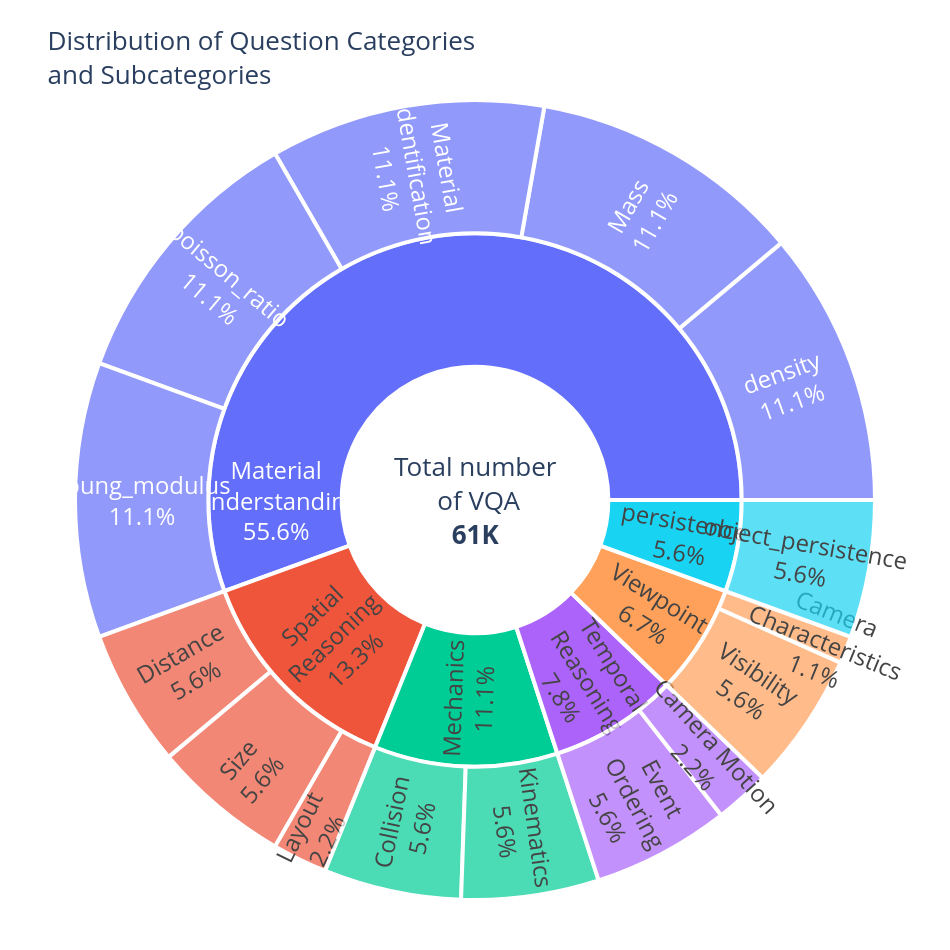

The notebook cell this image was saved under:
### Code cell
import json
import plotly.graph_objects as go

PATH_BAL_SUB = "/data0/sebastian.cavada/compositional-physics/tiny_vqa_deterministic/answering_questions/balancing_sub_categories.json"
PATH_DATA = "/data0/sebastian.cavada/compositional-physics/tiny_vqa_deterministic/simple_vqa.json"

CENTER_TEXT = "Total number<br> of VQA<br><b>61K</b>"
PERCENT_MODE = "entry"  # or "parent"

# Label mappings
mapping_sub = {
    "visibility": "Visibility",
    "material_identification": "Material<br>Identification",
    "size": "Size",
    "camera_characteristics": "Camera<br>Characteristics",
    "physics_property": "Physics<br>Property",
    "kinematics": "Kinematics",
    "collision": "Collision",
    "mass": "Mass",
    "camera_motion": "Camera Motion",
    "layout": "Layout",
    "distance": "Distance",
    "event_ordering": "Event<br>Ordering",
}

mapping_cat = {
    "mechanics": "Mechanics",
    "spatial_reasoning": "Spatial<br>Reasoning",
    "visual_percetion": "Visual<br>Perception",
    "temporal": "Temporal<br>Reasoning",
    "view_point": "Viewpoint",
    "material_understanding": "Material<br>Understanding",
}

with open(PATH_BAL_SUB) as f:
    balancing = json.load(f)
with open(PATH_DATA) as f:
    data = json.load(f)

root_label = CENTER_TEXT
labels, parents, values = [root_label], [""], [0.0]
main_totals, subs_for_main = {}, {}

for main_cat, items in data.items():
    seen = set()
    for _, props in items.items():
        if isinstance(props, dict):
            sc = props.get("sub_category")
            if sc and sc in balancing:
                seen.add(sc)
    if not seen:
        continue
    total = sum(balancing[sc] for sc in seen)
    if total > 0:
        main_totals[main_cat] = total
        subs_for_main[main_cat] = sorted(seen)

for main_cat, total in main_totals.items():
    labels.append(mapping_cat.get(main_cat, main_cat))
    parents.append(root_label)
    values.append(total)

for main_cat, sc_list in subs_for_main.items():
    parent_label = mapping_cat.get(main_cat, main_cat)
    for sc in sc_list:
        labels.append(mapping_sub.get(sc, sc))
        parents.append(parent_label)
        values.append(balancing[sc])

values[0] = sum(main_totals.values())

if PERCENT_MODE == "parent":
    percent_token = "%{percentParent:.1%}"
    hover_label = "of parent"
else:
    percent_token = "%{percentEntry:.1%}"
    hover_label = "of total"

# labels[4] = "asdasd"

# Build the figure
fig = go.Figure(
    go.Sunburst(
        labels=labels,
        parents=parents,
        values=values,
        branchvalues="total",
        insidetextorientation="radial",
        textinfo="label+percent entry",
        texttemplate=[
            "" if i == 0 else "%{label}<br>" + percent_token  # hide center label
            for i in range(len(labels))
        ],
        textfont=dict(size=25),
        marker=dict(line=dict(color="white", width=4)),
    )
)

# Optional annotation in the center
if CENTER_TEXT:
    fig.add_annotation(
        text=f"{CENTER_TEXT}", showarrow=False, font=dict(size=26), x=0.5, y=0.5
    )

fig.update_layout(
    title=dict(
        text="Distribution of Question Categories<br>and Subcategories",
        font=dict(size=26),
    ),
    uniformtext=dict(minsize=22, mode="show"),
    width=950,
    height=950,
    margin=dict(t=100, l=50, r=50, b=50),
)

fig.update_traces(
    hovertemplate="<b>%{label}</b><br>"
    "Value: %{value:.4f}<br>"
    f"Percent {hover_label}: " + percent_token + "<extra></extra>"
)


fig.show()

### Figure 1 — Plotly figure (JSON) as saved in the notebook; plotly's stock layout.template omitted (floating-point values rounded to 4 significant figures)
{"data": [{"branchvalues": "total", "hovertemplate": "<b>%{label}</b><br>Value: %{value:.4f}<br>Percent of total: %{percentEntry:.1%}<extra></extra>", "insidetextorientation": "radial", "labels": ["Total number<br> of VQA<br><b>61K</b>", "Spatial<br>Reasoning", "Mechanics", "Material<br>Understanding", "Viewpoint", "Temporal<br>Reasoning", "persistence", "Distance", "Layout", "Size", "Collision", "Kinematics", "density", "Mass", "Material<br>Identification", "poisson_ratio", "young_modulus", "Camera<br>Characteristics", "Visibility", "Camera Motion", "Event<br>Ordering", "object_persistence"], "marker": {"line": {"color": "white", "width": 4}}, "parents": ["", "Total number<br> of VQA<br><b>61K</b>", "Total number<br> of VQA<br><b>61K</b>", "Total number<br> of VQA<br><b>61K</b>", "Total number<br> of VQA<br><b>61K</b>", "Total number<br> of VQA<br><b>61K</b>", "Total number<br> of VQA<br><b>61K</b>", "Spatial<br>Reasoning", "Spatial<br>Reasoning", "Spatial<br>Reasoning", "Mechanics", "Mechanics", "Material<br>Understanding", "Material<br>Understanding", "Material<br>Understanding", "Material<br>Understanding", "Material<br>Understanding", "Viewpoint", "Viewpoint", "Temporal<br>Reasoning", "Temporal<br>Reasoning", "persistence"], "textfont": {"size": 25}, "textinfo": "label+percent entry", "texttemplate": ["", "%{label}<br>%{percentEntry:.1%}", "%{label}<br>%{percentEntry:.1%}", "%{label}<br>%{percentEntry:.1%}", "%{label}<br>%{percentEntry:.1%}", "%{label}<br>%{percentEntry:.1%}", "%{label}<br>%{percentEntry:.1%}", "%{label}<br>%{percentEntry:.1%}", "%{label}<br>%{percentEntry:.1%}", "%{label}<br>%{percentEntry:.1%}", "%{label}<br>%{percentEntry:.1%}", "%{label}<br>%{percentEntry:.1%}", "%{label}<br>%{percentEntry:.1%}", "%{label}<br>%{percentEntry:.1%}", "%{label}<br>%{percentEntry:.1%}", "%{label}<br>%{percentEntry:.1%}", "%{label}<br>%{percentEntry:.1%}", "%{label}<br>%{percentEntry:.1%}", "%{label}<br>%{percentEntry:.1%}", "%{label}<br>%{percentEntry:.1%}", "%{label}<br>%{percentEntry:.1%}", "%{label}<br>%{percentEntry:.1%}"], "type": "sunburst", "values": [0.9, 0.12, 0.1, 0.5, 0.06, 0.07, 0.05, 0.05, 0.02, 0.05, 0.05, 0.05, 0.1, 0.1, 0.1, 0.1, 0.1, 0.01, 0.05, 0.02, 0.05, 0.05]}], "layout": {"annotations": [{"font": {"size": 26}, "showarrow": false, "text": "Total number<br> of VQA<br><b>61K</b>", "x": 0.5, "y": 0.5}], "height": 950, "margin": {"b": 50, "l": 50, "r": 50, "t": 100}, "title": {"font": {"size": 26}, "text": "Distribution of Question Categories<br>and Subcategories"}, "uniformtext": {"minsize": 22, "mode": "show"}, "width": 950}}
